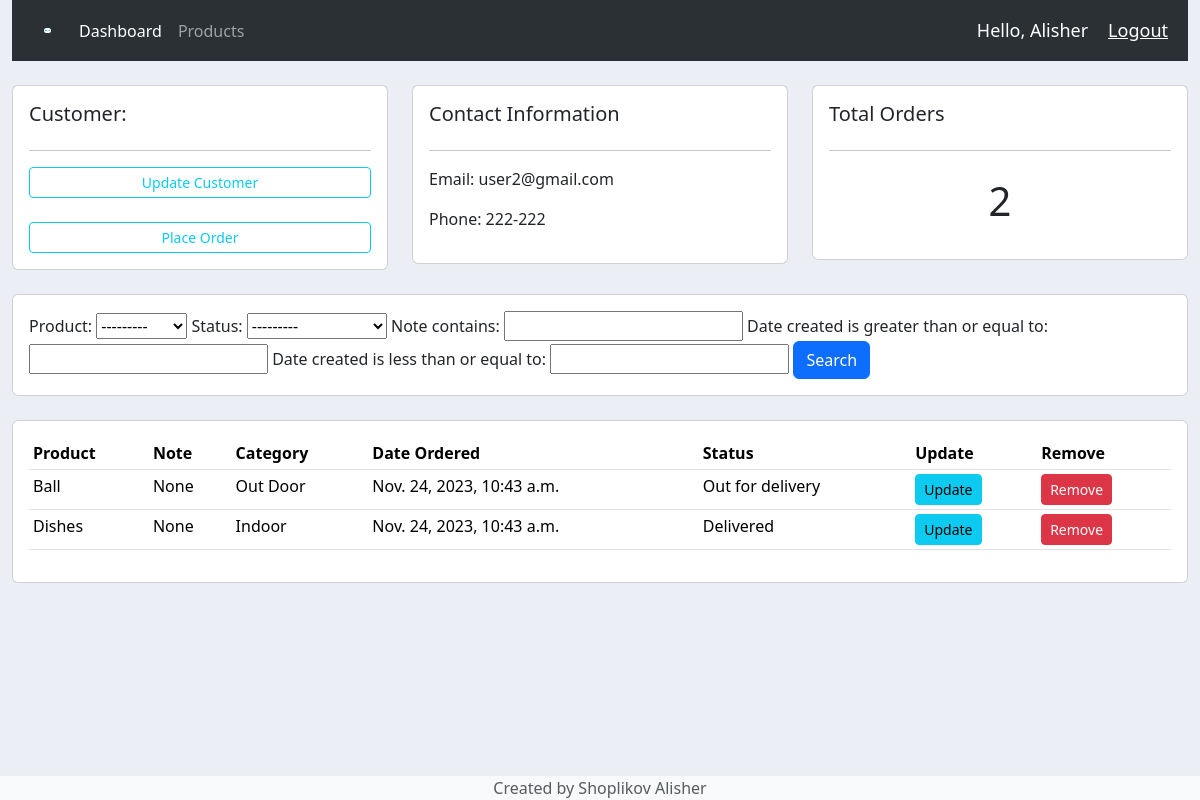
/customer/10/ (signed in), run on the app's committed database.
### accounts/models.py (models this page shows, shortened)
class Customer(models.Model):
    user = models.OneToOneField(User, null=True, blank=True, on_delete=models.CASCADE)
    name = models.CharField(max_length=200, null=True)
    phone = models.CharField(max_length=200, null=True)
    email = models.CharField(max_length=200, null=True)
    profile_pic = models.ImageField(default="user-solid.svg", null=True, blank=True)
    date_created = models.DateTimeField(auto_now_add=True)

class Order(models.Model):
    STATUS = (
        ('Pending', 'Pending'),
        ('Out for delivery', 'Out for delivery'),
        ('Delivered', 'Delivered')
    )
    customer = models.ForeignKey(Customer, null=True, on_delete=models.SET_NULL)
    product = models.ForeignKey(Product, null=True, on_delete=models.SET_NULL)
    date_created = models.DateTimeField(auto_now_add=True)
    status = models.CharField(max_length=200, null=True, choices=STATUS)
    note = models.CharField(max_length=1000, null=True)

class Product(models.Model):
    CATEGORY = (
        ('Indoor', 'Indoor'),
        ('Out Door', 'Out Door'),
    )
    name = models.CharField(max_length=200, null=True)
    price = models.FloatField(null=True)
    category = models.CharField(max_length=200, null=True, choices=CATEGORY)
    description = models.CharField(max_length=200, null=True, blank=True)
    date_created = models.DateTimeField(auto_now_add=True)
    tags = models.ManyToManyField(Tag)
    def __str__(self):
        return self.name

### accounts/decorators.py (the view)
        def wrapper_func(request, *args, **kwargs):
            group = None
            if request.user.groups.exists():
                group = request.user.groups.all()[0].name
            if group in allowed_roles:
                return view_func(request, *args, **kwargs)
            else:
                return HttpResponse('You are not authorized to view this page')

### accounts/views.py (called while the page is built)
@allowed_users(allowed_roles=['admin'])
def customer(request, pk):
    customer = Customer.objects.get(id=pk)
    orders = customer.order_set.all()
    order_count = orders.count()
    myFilter = OrderFilter(request.GET, queryset=orders)
    orders = myFilter.qs
    context = {
        'customer': customer,
        'orders': orders,
        'order_count': order_count,
        'myFilter': myFilter
    }
    return render(request, 'accounts/customer.html', context)

### accounts/templates/accounts/customer.html
{% extends 'accounts/main.html' %}
{% block content %}
   <br>
   <div class="row">
       <div class="col-md">
           <div class="card card-body">
               <h5>Customer:</h5>
               <hr>
               <a class="btn btn-outline-info  btn-sm btn-block" href="">Update Customer</a><br>
               <a class="btn btn-outline-info  btn-sm btn-block" href="{% url 'create_order' customer.id %}">Place Order</a>
           </div>
       </div>
       <div class="col-md">
           <div class="card card-body">
               <h5>Contact Information</h5>
               <hr>
               <p>Email: {{customer.email}}</p>
               <p>Phone: {{customer.phone}}</p>
           </div>
       </div>
       <div class="col-md">
           <div class="card card-body">
               <h5>Total Orders</h5>
               <hr>
               <h1 style="text-align: center;padding: 10px">{{order_count}}</h1>
           </div>
       </div>
   </div>
   <br>
   <div class="row">
       <div class="col">
           <div class="card card-body">
            <form method="get">
                   {{ myFilter.form }}
               <button class="btn btn-primary" type="submit">Search</button>
            </form>
           </div>
       </div>
   </div>
   <br>
   <div class="row">
       <div class="col-md">
           <div class="card card-body">
               <table class="table table-sm">
                   <tr>
                       <th>Product</th>
                       <th>Note</th>
                       <th>Category</th>
                       <th>Date Ordered</th>
                       <th>Status</th>
                       <th>Update</th>
                       <th>Remove</th>
                   </tr>
                   {% for order in orders %}
                   <tr>
                       <td> {{order.product}} </td>
                       <td> {{order.note}} </td>
                       <td> {{order.product.category }} </td>
                       <td> {{order.date_created }} </td>
                       <td> {{order.status}} </td>
                       <td> <a class="btn btn-sm btn-info" href="{% url 'update_order' order.id %}">Update</a> </td>
                       <td> <a class="btn btn-sm btn-danger" href="{% url 'delete_order' order.id %}">Remove</a> </td>
                   </tr>
                   {% endfor %}
               </table>
           </div>
       </div>
   </div>
{% endblock %}

### accounts/templates/accounts/navbar.html (shortened to what this page needs)
{% load static %}
<nav class="navbar navbar-expand-lg bg-body-tertiary" data-bs-theme="dark">
  <div class="container-fluid">
    <img src="{% static 'images/logo.png' %}" alt="CRM logo" id="logo">
    <div class="collapse navbar-collapse" id="navbarNav">
      <ul class="navbar-nav">
        {% if request.user.is_staff %}
        <li class="nav-item">
          <a class="nav-link active" aria-current="page" href="{% url 'home' %}">Dashboard</a>
        </li>
        <li class="nav-item">
          <a class="nav-link" href="{% url 'products' %}">Products</a>
        </li>
        {% else %}
        <li class="nav-item">
          <a class="nav-link" href="{% url 'account' %}">Settings</a>
        </li>
        {% endif %}
      </ul>
    </div>
  </div>
  <span class="hello-msg">Hello, {{ request.user }}</span>
  <span><a class="hello-msg" href="{% url 'logout'%}">Logout</a></span>
</nav>

### static/css/main.css (style rules this page uses)
#logo { border-radius: 25px; padding: 20px; width: 5%; height: 5%; }
body { background-color: #ebeff5; }

### accounts/templates/accounts/navbar.html (style rules this page uses)
.hello-msg { font-size: 18px; color: #fff; margin-right: 20px; white-space: nowrap; text-overflow: ellipsis; }

### data on the page
Customer: email "user2@gmail.com", phone "222-222"
Order: product "Ball", note "None", product.category "Out Door", date_created "Nov. 24, 2023, 10:43 a.m.", status "Out for delivery"
Order: product "Dishes", note "None", product.category "Indoor", date_created "Nov. 24, 2023, 10:43 a.m.", status "Delivered"

### other printed values
{{ request.user }} "Alisher"
{{ order_count }} "2"
